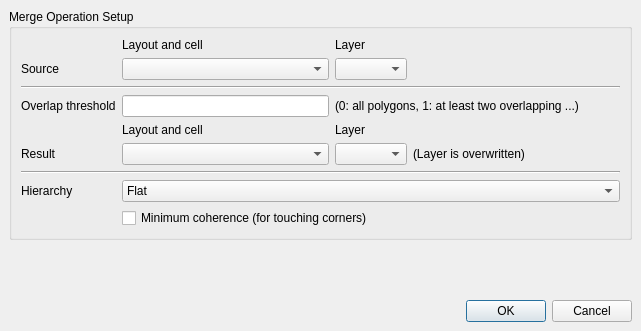
<?xml version="1.0" encoding="UTF-8"?>
<ui version="4.0">
 <class>MergeOptionsDialog</class>
 <widget class="QDialog" name="MergeOptionsDialog">
  <property name="geometry">
   <rect>
    <x>0</x>
    <y>0</y>
    <width>641</width>
    <height>331</height>
   </rect>
  </property>
  <property name="windowTitle">
   <string>Merge Operation</string>
  </property>
  <layout class="QVBoxLayout">
   <property name="spacing">
    <number>6</number>
   </property>
   <property name="margin" stdset="0">
    <number>9</number>
   </property>
   <item>
    <widget class="QGroupBox" name="groupBox">
     <property name="title">
      <string>Merge Operation Setup</string>
     </property>
     <layout class="QGridLayout">
      <property name="margin" stdset="0">
       <number>9</number>
      </property>
      <property name="spacing">
       <number>6</number>
      </property>
      <item row="7" column="1" colspan="3">
       <widget class="QComboBox" name="hier_mode_cbx">
        <item>
         <property name="text">
          <string>Flat</string>
         </property>
        </item>
        <item>
         <property name="text">
          <string>Top cell only</string>
         </property>
        </item>
        <item>
         <property name="text">
          <string>Individually for current and subcells (semi hierarchical)</string>
         </property>
        </item>
       </widget>
      </item>
      <item row="5" column="3">
       <widget class="QLabel" name="label_10">
        <property name="text">
         <string>(Layer is overwritten)</string>
        </property>
       </widget>
      </item>
      <item row="4" column="2">
       <widget class="QLabel" name="label_8">
        <property name="text">
         <string>Layer</string>
        </property>
       </widget>
      </item>
      <item row="5" column="1">
       <widget class="lay::CellViewSelectionComboBox" name="cvr_cbx"/>
      </item>
      <item row="3" column="1">
       <widget class="QLineEdit" name="threshold_le"/>
      </item>
      <item row="6" column="0" colspan="4">
       <widget class="Line" name="line_2">
        <property name="orientation">
         <enum>Qt::Horizontal</enum>
        </property>
       </widget>
      </item>
      <item row="7" column="0">
       <widget class="QLabel" name="label_7">
        <property name="text">
         <string>Hierarchy</string>
        </property>
       </widget>
      </item>
      <item row="1" column="1">
       <widget class="lay::CellViewSelectionComboBox" name="cv_cbx"/>
      </item>
      <item row="5" column="0">
       <widget class="QLabel" name="label_3">
        <property name="text">
         <string>Result</string>
        </property>
       </widget>
      </item>
      <item row="1" column="0">
       <widget class="QLabel" name="label">
        <property name="text">
         <string>Source</string>
        </property>
       </widget>
      </item>
      <item row="0" column="2">
       <widget class="QLabel" name="label_6">
        <property name="text">
         <string>Layer</string>
        </property>
       </widget>
      </item>
      <item row="2" column="0" colspan="4">
       <widget class="Line" name="line">
        <property name="orientation">
         <enum>Qt::Horizontal</enum>
        </property>
       </widget>
      </item>
      <item row="8" column="1" colspan="3">
       <widget class="QCheckBox" name="min_coherence_cb">
        <property name="text">
         <string>Minimum coherence (for touching corners)</string>
        </property>
       </widget>
      </item>
      <item row="1" column="3">
       <spacer>
        <property name="orientation">
         <enum>Qt::Horizontal</enum>
        </property>
        <property name="sizeHint" stdset="0">
         <size>
          <width>40</width>
          <height>20</height>
         </size>
        </property>
       </spacer>
      </item>
      <item row="1" column="2">
       <widget class="lay::LayerSelectionComboBox" name="layer_cbx">
        <property name="sizeAdjustPolicy">
         <enum>QComboBox::AdjustToContents</enum>
        </property>
       </widget>
      </item>
      <item row="5" column="2">
       <widget class="lay::LayerSelectionComboBox" name="layerr_cbx">
        <property name="sizeAdjustPolicy">
         <enum>QComboBox::AdjustToContents</enum>
        </property>
       </widget>
      </item>
      <item row="3" column="2" colspan="2">
       <widget class="QLabel" name="label_2">
        <property name="text">
         <string>(0: all polygons, 1: at least two overlapping ...)</string>
        </property>
       </widget>
      </item>
      <item row="0" column="1">
       <widget class="QLabel" name="label_5">
        <property name="text">
         <string>Layout and cell</string>
        </property>
       </widget>
      </item>
      <item row="4" column="1">
       <widget class="QLabel" name="label_9">
        <property name="text">
         <string>Layout and cell</string>
        </property>
       </widget>
      </item>
      <item row="3" column="0">
       <widget class="QLabel" name="label_4">
        <property name="text">
         <string>Overlap threshold</string>
        </property>
       </widget>
      </item>
     </layout>
    </widget>
   </item>
   <item>
    <spacer>
     <property name="orientation">
      <enum>Qt::Vertical</enum>
     </property>
     <property name="sizeHint" stdset="0">
      <size>
       <width>506</width>
       <height>51</height>
      </size>
     </property>
    </spacer>
   </item>
   <item>
    <widget class="QDialogButtonBox" name="buttonBox">
     <property name="orientation">
      <enum>Qt::Horizontal</enum>
     </property>
     <property name="standardButtons">
      <set>QDialogButtonBox::Cancel|QDialogButtonBox::Ok</set>
     </property>
    </widget>
   </item>
  </layout>
 </widget>
 <customwidgets>
  <customwidget>
   <class>lay::LayerSelectionComboBox</class>
   <extends>QComboBox</extends>
   <header>layWidgets.h</header>
  </customwidget>
  <customwidget>
   <class>lay::CellViewSelectionComboBox</class>
   <extends>QComboBox</extends>
   <header>layWidgets.h</header>
  </customwidget>
 </customwidgets>
 <resources/>
 <connections>
  <connection>
   <sender>buttonBox</sender>
   <signal>accepted()</signal>
   <receiver>MergeOptionsDialog</receiver>
   <slot>accept()</slot>
   <hints>
    <hint type="sourcelabel">
     <x>248</x>
     <y>254</y>
    </hint>
    <hint type="destinationlabel">
     <x>157</x>
     <y>274</y>
    </hint>
   </hints>
  </connection>
  <connection>
   <sender>buttonBox</sender>
   <signal>rejected()</signal>
   <receiver>MergeOptionsDialog</receiver>
   <slot>reject()</slot>
   <hints>
    <hint type="sourcelabel">
     <x>316</x>
     <y>260</y>
    </hint>
    <hint type="destinationlabel">
     <x>286</x>
     <y>274</y>
    </hint>
   </hints>
  </connection>
 </connections>
</ui>
